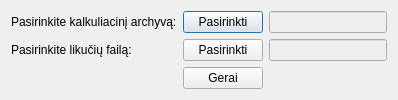
<?xml version="1.0" encoding="UTF-8"?>
<ui version="4.0">
 <class>FileSelection</class>
 <widget class="QDialog" name="FileSelection">
  <property name="geometry">
   <rect>
    <x>0</x>
    <y>0</y>
    <width>398</width>
    <height>97</height>
   </rect>
  </property>
  <property name="windowTitle">
   <string>Dialog</string>
  </property>
  <layout class="QHBoxLayout" name="horizontalLayout">
   <item>
    <layout class="QGridLayout" name="gridLayout">
     <item row="1" column="0">
      <widget class="QLabel" name="label_2">
       <property name="text">
        <string>Pasirinkite likučių failą:</string>
       </property>
      </widget>
     </item>
     <item row="0" column="0">
      <widget class="QLabel" name="label">
       <property name="text">
        <string>Pasirinkite kalkuliacinį archyvą:</string>
       </property>
      </widget>
     </item>
     <item row="0" column="1">
      <widget class="QPushButton" name="pushButtonExcel">
       <property name="text">
        <string>Pasirinkti</string>
       </property>
      </widget>
     </item>
     <item row="0" column="2">
      <widget class="QLineEdit" name="lineEditExcel">
       <property name="enabled">
        <bool>false</bool>
       </property>
      </widget>
     </item>
     <item row="1" column="2">
      <widget class="QLineEdit" name="lineEditEip">
       <property name="enabled">
        <bool>false</bool>
       </property>
      </widget>
     </item>
     <item row="1" column="1">
      <widget class="QPushButton" name="pushButtonEip">
       <property name="text">
        <string>Pasirinkti</string>
       </property>
      </widget>
     </item>
     <item row="2" column="1">
      <widget class="QPushButton" name="pushButtonContinue">
       <property name="text">
        <string>Gerai</string>
       </property>
      </widget>
     </item>
    </layout>
   </item>
  </layout>
 </widget>
 <resources/>
 <connections/>
</ui>
